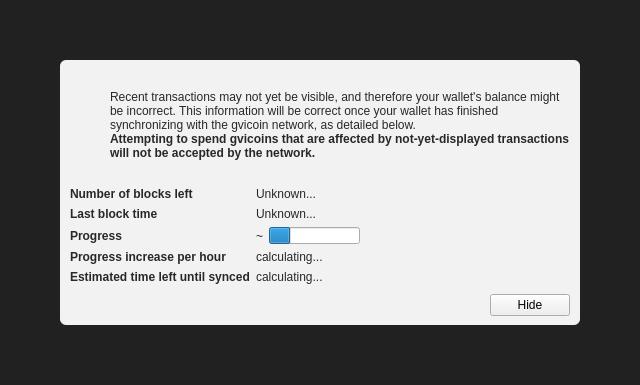
<?xml version="1.0" encoding="UTF-8"?>
<ui version="4.0">
 <class>ModalOverlay</class>
 <widget class="ModalOverlay" name="ModalOverlay">
  <property name="geometry">
   <rect>
    <x>0</x>
    <y>0</y>
    <width>640</width>
    <height>385</height>
   </rect>
  </property>
  <property name="windowTitle">
   <string>Form</string>
  </property>
  <layout class="QVBoxLayout" name="verticalLayout" stretch="0">
   <property name="sizeConstraint">
    <enum>QLayout::SetDefaultConstraint</enum>
   </property>
   <property name="leftMargin">
    <number>0</number>
   </property>
   <property name="topMargin">
    <number>0</number>
   </property>
   <property name="rightMargin">
    <number>0</number>
   </property>
   <property name="bottomMargin">
    <number>0</number>
   </property>
   <item>
    <widget class="QWidget" name="bgWidget" native="true">
     <property name="styleSheet">
      <string notr="true">#bgWidget { background: rgba(0,0,0,220); }</string>
     </property>
     <layout class="QVBoxLayout" name="verticalLayoutMain" stretch="1">
      <property name="leftMargin">
       <number>60</number>
      </property>
      <property name="topMargin">
       <number>60</number>
      </property>
      <property name="rightMargin">
       <number>60</number>
      </property>
      <property name="bottomMargin">
       <number>60</number>
      </property>
      <item>
       <widget class="QWidget" name="contentWidget" native="true">
        <property name="styleSheet">
         <string notr="true">#contentWidget { background: rgba(255,255,255,240); border-radius: 6px; }

QLabel { color: rgb(40,40,40);  }</string>
        </property>
        <layout class="QVBoxLayout" name="verticalLayoutSub" stretch="1,0,0,0">
         <property name="spacing">
          <number>0</number>
         </property>
         <property name="leftMargin">
          <number>10</number>
         </property>
         <property name="topMargin">
          <number>10</number>
         </property>
         <property name="rightMargin">
          <number>10</number>
         </property>
         <property name="bottomMargin">
          <number>10</number>
         </property>
         <item>
          <layout class="QHBoxLayout" name="horizontalLayoutIconText" stretch="0,1">
           <property name="topMargin">
            <number>20</number>
           </property>
           <item>
            <layout class="QVBoxLayout" name="verticalLayoutIcon">
             <property name="leftMargin">
              <number>0</number>
             </property>
             <item>
              <widget class="QPushButton" name="warningIcon">
               <property name="enabled">
                <bool>false</bool>
               </property>
               <property name="text">
                <string/>
               </property>
               <property name="icon">
                <iconset>
                 <normaloff>:/icons/warning</normaloff>
                 <disabledoff>:/icons/warning</disabledoff>:/icons/warning</iconset>
               </property>
               <property name="iconSize">
                <size>
                 <width>48</width>
                 <height>48</height>
                </size>
               </property>
               <property name="flat">
                <bool>true</bool>
               </property>
              </widget>
             </item>
             <item>
              <spacer name="verticalSpacerWarningIcon">
               <property name="orientation">
                <enum>Qt::Vertical</enum>
               </property>
               <property name="sizeHint" stdset="0">
                <size>
                 <width>20</width>
                 <height>40</height>
                </size>
               </property>
              </spacer>
             </item>
            </layout>
           </item>
           <item>
            <layout class="QVBoxLayout" name="verticalLayoutInfoText">
             <property name="leftMargin">
              <number>0</number>
             </property>
             <property name="topMargin">
              <number>0</number>
             </property>
             <item>
              <widget class="QLabel" name="infoText">
               <property name="text">
                <string>Recent transactions may not yet be visible, and therefore your wallet's balance might be incorrect. This information will be correct once your wallet has finished synchronizing with the gvicoin network, as detailed below.</string>
               </property>
               <property name="textFormat">
                <enum>Qt::RichText</enum>
               </property>
               <property name="wordWrap">
                <bool>true</bool>
               </property>
              </widget>
             </item>
             <item>
              <widget class="QLabel" name="infoTextStrong">
               <property name="font">
                <font>
                 <weight>75</weight>
                 <bold>true</bold>
                </font>
               </property>
               <property name="text">
                <string>Attempting to spend gvicoins that are affected by not-yet-displayed transactions will not be accepted by the network.</string>
               </property>
               <property name="textFormat">
                <enum>Qt::RichText</enum>
               </property>
               <property name="wordWrap">
                <bool>true</bool>
               </property>
              </widget>
             </item>
             <item>
              <spacer name="verticalSpacerInTextSpace">
               <property name="orientation">
                <enum>Qt::Vertical</enum>
               </property>
               <property name="sizeHint" stdset="0">
                <size>
                 <width>20</width>
                 <height>40</height>
                </size>
               </property>
              </spacer>
             </item>
            </layout>
           </item>
          </layout>
         </item>
         <item>
          <spacer name="verticalSpacerAfterText">
           <property name="orientation">
            <enum>Qt::Vertical</enum>
           </property>
           <property name="sizeHint" stdset="0">
            <size>
             <width>20</width>
             <height>40</height>
            </size>
           </property>
          </spacer>
         </item>
         <item>
          <layout class="QFormLayout" name="formLayout">
           <property name="fieldGrowthPolicy">
            <enum>QFormLayout::FieldsStayAtSizeHint</enum>
           </property>
           <property name="horizontalSpacing">
            <number>6</number>
           </property>
           <property name="verticalSpacing">
            <number>6</number>
           </property>
           <property name="topMargin">
            <number>10</number>
           </property>
           <item row="0" column="0">
            <widget class="QLabel" name="labelNumberOfBlocksLeft">
             <property name="font">
              <font>
               <weight>75</weight>
               <bold>true</bold>
              </font>
             </property>
             <property name="text">
              <string>Number of blocks left</string>
             </property>
            </widget>
           </item>
           <item row="0" column="1">
            <widget class="QLabel" name="numberOfBlocksLeft">
             <property name="text">
              <string>Unknown...</string>
             </property>
            </widget>
           </item>
           <item row="1" column="0">
            <widget class="QLabel" name="labelLastBlockTime">
             <property name="font">
              <font>
               <weight>75</weight>
               <bold>true</bold>
              </font>
             </property>
             <property name="text">
              <string>Last block time</string>
             </property>
            </widget>
           </item>
           <item row="1" column="1">
            <widget class="QLabel" name="newestBlockDate">
             <property name="sizePolicy">
              <sizepolicy hsizetype="Maximum" vsizetype="Preferred">
               <horstretch>0</horstretch>
               <verstretch>0</verstretch>
              </sizepolicy>
             </property>
             <property name="text">
              <string>Unknown...</string>
             </property>
            </widget>
           </item>
           <item row="2" column="0">
            <widget class="QLabel" name="labelSyncDone">
             <property name="font">
              <font>
               <weight>75</weight>
               <bold>true</bold>
              </font>
             </property>
             <property name="text">
              <string>Progress</string>
             </property>
            </widget>
           </item>
           <item row="2" column="1">
            <layout class="QHBoxLayout" name="horizontalLayoutSync" stretch="0,1">
             <item>
              <widget class="QLabel" name="percentageProgress">
               <property name="text">
                <string notr="true">~</string>
               </property>
              </widget>
             </item>
             <item>
              <widget class="QProgressBar" name="progressBar">
               <property name="value">
                <number>24</number>
               </property>
               <property name="format">
                <string/>
               </property>
              </widget>
             </item>
            </layout>
           </item>
           <item row="4" column="0">
            <widget class="QLabel" name="labelProgressIncrease">
             <property name="font">
              <font>
               <weight>75</weight>
               <bold>true</bold>
              </font>
             </property>
             <property name="text">
              <string>Progress increase per hour</string>
             </property>
            </widget>
           </item>
           <item row="4" column="1">
            <widget class="QLabel" name="progressIncreasePerH">
             <property name="text">
              <string>calculating...</string>
             </property>
            </widget>
           </item>
           <item row="5" column="0">
            <widget class="QLabel" name="labelEstimatedTimeLeft">
             <property name="font">
              <font>
               <weight>75</weight>
               <bold>true</bold>
              </font>
             </property>
             <property name="text">
              <string>Estimated time left until synced</string>
             </property>
            </widget>
           </item>
           <item row="5" column="1">
            <widget class="QLabel" name="expectedTimeLeft">
             <property name="text">
              <string>calculating...</string>
             </property>
            </widget>
           </item>
          </layout>
         </item>
         <item>
          <layout class="QHBoxLayout" name="horizontalLayoutButtons">
           <property name="leftMargin">
            <number>10</number>
           </property>
           <property name="topMargin">
            <number>10</number>
           </property>
           <item>
            <spacer name="horizontalSpacer">
             <property name="orientation">
              <enum>Qt::Horizontal</enum>
             </property>
             <property name="sizeHint" stdset="0">
              <size>
               <width>40</width>
               <height>20</height>
              </size>
             </property>
            </spacer>
           </item>
           <item>
            <widget class="QPushButton" name="closeButton">
             <property name="text">
              <string>Hide</string>
             </property>
            </widget>
           </item>
          </layout>
         </item>
        </layout>
       </widget>
      </item>
     </layout>
    </widget>
   </item>
  </layout>
 </widget>
 <customwidgets>
  <customwidget>
   <class>ModalOverlay</class>
   <extends>QWidget</extends>
   <header>modaloverlay.h</header>
   <container>1</container>
  </customwidget>
 </customwidgets>
 <resources/>
 <connections/>
</ui>
